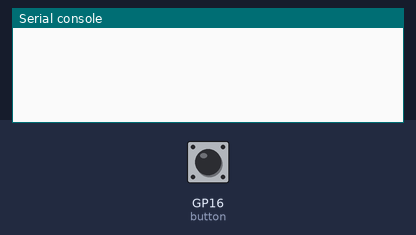
The program below on a simulated Raspberry Pi Pico running MicroPython. On the bench: the last lines printed to the serial console. The inputs (shaded band) are chosen by the test bench; at power-on: GP16 (button) LOW.

Above: at 1.2 s.
1.3 s: GP16 (button) pulled HIGH for 0.15 s
At 2.9 s:
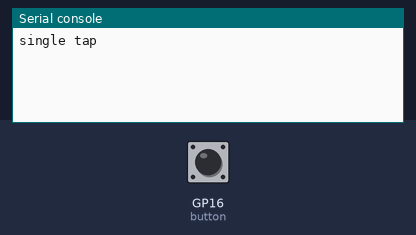
3.3 s: GP16 (button) pulsed HIGH 2 times (0.12 s each, 0.3 s apart)
At 5.0 s:
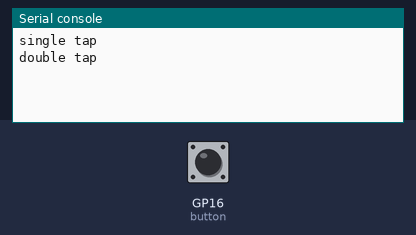

Measured:
- after the input at 1.3 s, the serial console: prints a new line after 0.50 s (image 1)
- after the input at 3.3 s, the serial console: prints a new line after 0.42 s (image 2)

The program:

double_button_press.py
```python
from machine import Pin
import time

button  = Pin(16, Pin.IN, Pin.PULL_DOWN)
last_time = 0

def check_button():
    click_count = 0
    start_time = time.ticks_ms()
    if button.value() == 1:
        click_count += 1
    while button.value() == 1:
        time.sleep(0.01)
    while True:
        now = time.ticks_ms()
        if now - start_time >= 500:
            break
        if button.value() == 1:
            click_count += 1
            while button.value() == 1:
                time.sleep(0.01)
            break
    return click_count


while True:
    while button.value() == 0:
        time.sleep(0.01)
    taps = check_button()
    if taps > 1:
        print("double tap")
    else:
        print("single tap")
    while button.value() == 1:
        time.sleep(0.01)
```
